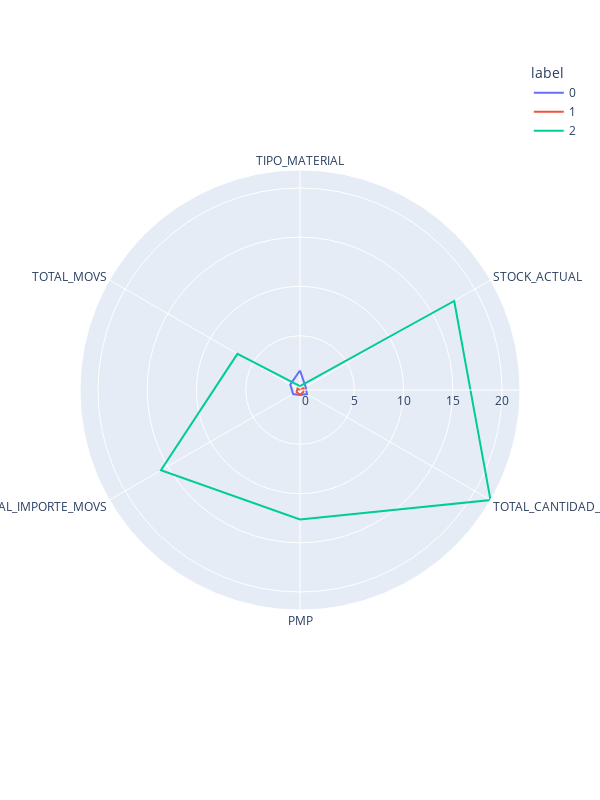
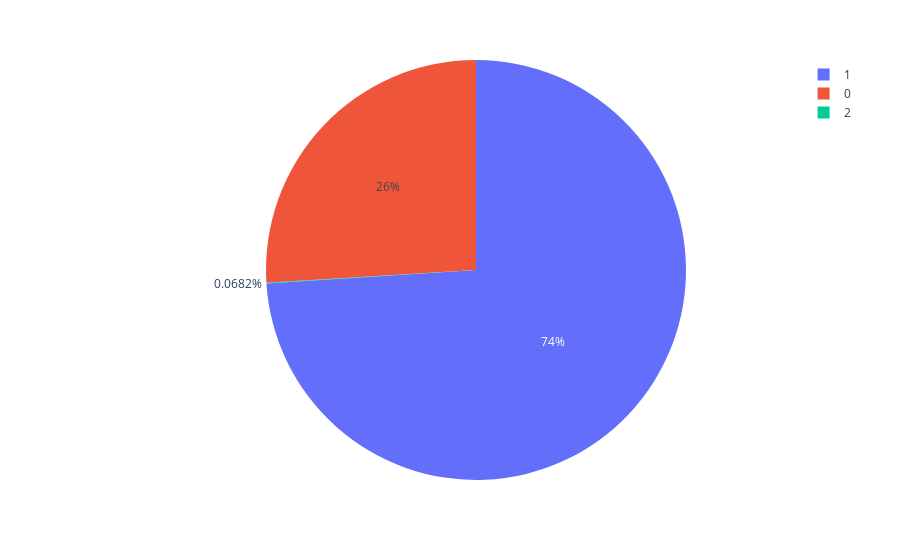

Notebook cell for these charts, in order:
### Code cell
# Aplicar Clustering Jerárquico
agg_model = AgglomerativeClustering(n_clusters=3)
y_agg = agg_model.fit_predict(X)

# Agregar etiquetas de cluster al dataframe
clusters_agg = pd.DataFrame(X, columns=X.columns)
clusters_agg['label'] = agg_model.labels_

# Visualización polar para Clustering Jerárquico
polar_agg = clusters_agg.groupby("label").mean().reset_index()
polar_agg = pd.melt(polar_agg, id_vars=["label"])
fig_agg = px.line_polar(polar_agg, r="value", theta="variable", color="label", line_close=True, height=800, width=600)
fig_agg.show()

# Visualización de distribución de clusters con Clustering Jerárquico
pie_agg = clusters_agg.groupby('label').size().reset_index()
pie_agg.columns = ['label', 'value']
px.pie(pie_agg, values='value', names='label').show()

### Figure 1 — Plotly figure (JSON) as saved in the notebook; plotly's stock layout.template omitted (floating-point values rounded to 4 significant figures)
{"data": [{"hovertemplate": "label=0<br>value=%{r}<br>variable=%{theta}<extra></extra>", "legendgroup": "0", "line": {"color": "#636efa", "dash": "solid"}, "marker": {"symbol": "circle"}, "mode": "lines", "name": "0", "r": [1.468, 0.1414, 0.3085, -0.01543, 0.2934, 0.6226, 1.468], "showlegend": true, "subplot": "polar", "theta": ["TIPO_MATERIAL", "STOCK_ACTUAL", "TOTAL_CANTIDAD_MOVS", "PMP", "TOTAL_IMPORTE_MOVS", "TOTAL_MOVS", "TIPO_MATERIAL"], "type": "scatterpolar"}, {"hovertemplate": "label=1<br>value=%{r}<br>variable=%{theta}<extra></extra>", "legendgroup": "1", "line": {"color": "#EF553B", "dash": "solid"}, "marker": {"symbol": "circle"}, "mode": "lines", "name": "1", "r": [-0.5151, -0.06582, -0.1284, -0.006234, -0.1175, -0.2248, -0.5151], "showlegend": true, "subplot": "polar", "theta": ["TIPO_MATERIAL", "STOCK_ACTUAL", "TOTAL_CANTIDAD_MOVS", "PMP", "TOTAL_IMPORTE_MOVS", "TOTAL_MOVS", "TIPO_MATERIAL"], "type": "scatterpolar"}, {"hovertemplate": "label=2<br>value=%{r}<br>variable=%{theta}<extra></extra>", "legendgroup": "2", "line": {"color": "#00cc96", "dash": "solid"}, "marker": {"symbol": "circle"}, "mode": "lines", "name": "2", "r": [-0.117, 17.57, 21.82, 12.63, 15.79, 6.824, -0.117], "showlegend": true, "subplot": "polar", "theta": ["TIPO_MATERIAL", "STOCK_ACTUAL", "TOTAL_CANTIDAD_MOVS", "PMP", "TOTAL_IMPORTE_MOVS", "TOTAL_MOVS", "TIPO_MATERIAL"], "type": "scatterpolar"}], "layout": {"height": 800, "legend": {"title": {"text": "label"}, "tracegroupgap": 0}, "margin": {"t": 60}, "polar": {"angularaxis": {"direction": "clockwise", "rotation": 90}, "domain": {"x": [0, 1], "y": [0, 1]}}, "width": 600}}

### Figure 2 — Plotly figure (JSON) as saved in the notebook; plotly's stock layout.template omitted (floating-point values rounded to 4 significant figures)
{"data": [{"domain": {"x": [0, 1], "y": [0, 1]}, "hovertemplate": "label=%{label}<br>value=%{value}<extra></extra>", "labels": [0, 1, 2], "legendgroup": "", "name": "", "showlegend": true, "type": "pie", "values": [2283, 6506, 6]}], "layout": {"legend": {"tracegroupgap": 0}, "margin": {"t": 60}}}
